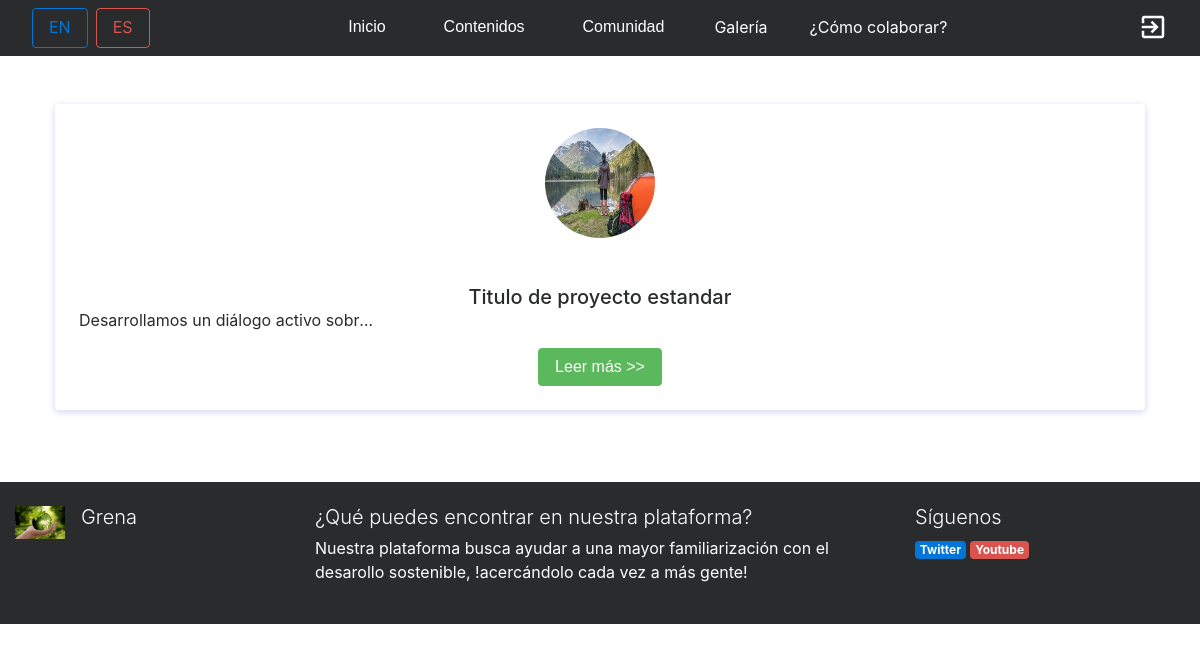
Page /index.php?controller=proyectos&action=showall on the committed database.
### tables this page shows
CREATE TABLE IF NOT EXISTS PROYECTO(
		ID_PROYECTO INT(10) AUTO_INCREMENT,
		IMAGEN VARCHAR(255) NOT NULL,
		TITULO VARCHAR(255) NOT NULL,
		INTRODUCCION VARCHAR(7000) NOT NULL,
		OBJETIVOS VARCHAR(7000) NOT NULL,
		METODOLOGIA VARCHAR(7000) NOT NULL,
		CONCLUSIONES VARCHAR(7000) NOT NULL,
		CONSTRAINT PK_PROYECTO PRIMARY KEY(ID_PROYECTO)

	);

### core/ViewManager.php (called while the page is built, shortened)
<?php
class ViewManager {
	private $variables = array();
	public function setVariable($varname, $value, $flash=false) {
		$this->variables[$varname] = $value;
	}
	public function getVariable($varname, $default=NULL) {
		if (!isset($this->variables[$varname])) {
			return $default;
		}
		return $this->variables[$varname];
	}
	public function render($controller, $viewname) {
		include(__DIR__."/../view/$controller/$viewname.php");
	}
	private static $viewmanager_singleton = NULL;
	public static function getInstance() {
		if (self::$viewmanager_singleton == null) {
			self::$viewmanager_singleton = new ViewManager();
		}
		return self::$viewmanager_singleton;
	}
}

### controller/ProyectosController.php (called while the page is built, shortened)
<?php
require_once(__DIR__."/../model/Proyecto.php");
require_once(__DIR__."/../model/ProyectoMapper.php");
require_once(__DIR__."/../core/ViewManager.php");
class ProyectosController extends BaseController {
	private $proyectoMapper;
	public function __construct() {
		$this->proyectoMapper = new ProyectoMapper();
	}
	public function showAll() {
		$proyectos = $this->proyectoMapper->findAll();
		$this->view->setVariable("proyectos", $proyectos);
		$this->view->render("proyectos", "showall");
	}
}

### index.php (called while the page is built, shortened)
<?php
function run() {
	try {
		$controller = loadController($_GET["controller"]);
		$actionName = $_GET["action"];
		$controller->$actionName();
	} catch(Exception $ex) {
		die("An exception occured!!!!!".$ex->getMessage());
	}
}
function loadController($controllerName) {
	return new $controllerClassName();
}
run();
?>

### model/Proyecto.php (called while the page is built, shortened)
<?php
class Proyecto {
	private $id;
	private $titulo;
	private $introduccion;
	public function __construct($id=NULL,$imagen=NULL, $introduccion=NULL, $objetivos=NULL, $titulo=NULL, $metodologia=NULL,$conclusiones=NULL) {
		$this->id = $id;
		$this->imagen= $imagen;
		$this->introduccion= $introduccion;
		$this->titulo = $titulo;
	}
	public function getId() {
		return $this->id;
	}
	public function getImagen() {
		return $this->imagen;
	}
	public function getIntroduccion() {
		return $this->introduccion;
	}
	public function getTitulo() {
		return $this->titulo;
	}
}

### model/ProyectoMapper.php (called while the page is built, shortened)
<?php
require_once(__DIR__."/../core/PDOConnection.php");
require_once(__DIR__."/../model/Proyecto.php");
class ProyectoMapper {
	private $db;
	public function __construct() {
		$this->db = PDOConnection::getInstance();
	}
	public function findAll() {
		$stmt = $this->db->query("SELECT * FROM PROYECTO");
		$proyecto_db = $stmt->fetchAll(PDO::FETCH_ASSOC);
		$proyectos = array();
		foreach ($proyecto_db as $proyecto) {
			array_push($proyectos, new Proyecto($proyecto["ID_PROYECTO"],$proyecto["IMAGEN"], $proyecto["INTRODUCCION"],$proyecto["OBJETIVOS"],$proyecto["TITULO"],$proyecto["METODOLOGIA"],$proyecto["CONCLUSIONES"]));
		}
		return $proyectos;
	}
	}

### core/PDOConnection.php (called while the page is built)
<?php
class PDOConnection {
	private static $dbhost = "127.0.0.1";
	private static $dbname = "GRENA";
	private static $dbuser = "grena";
	private static $dbpass = "grena21";
	private static $db_singleton = null;
	public static function getInstance() {
		if (self::$db_singleton == null) {
			self::$db_singleton = new PDO(
			"mysql:host=".self::$dbhost.";dbname=".self::$dbname.";charset=utf8",
			self::$dbuser,
			self::$dbpass,
			array(
				PDO::ATTR_EMULATE_PREPARES => false,
				PDO::ATTR_ERRMODE => PDO::ERRMODE_EXCEPTION
			)
		);
	}
	return self::$db_singleton;
}
}
?>

### core/I18n.php (called while the page is built, shortened)
<?php
class I18n {
	private $messages;
	public function i18n($key) {
		if (isset($this->messages[$key])){
			return $this->messages[$key];
		}else{
			return $key;
		}
	}
	private static $i18n_singleton = null;
	public static function getInstance() {
		if (self::$i18n_singleton == NULL) {
			self::$i18n_singleton = new I18n();
		}
		return self::$i18n_singleton;
	}
}
function i18n($key) {
	return I18n::getInstance()->i18n($key);
}

### view/proyectos/showall.php (the view, shortened to what this page needs)
<?php
require_once(__DIR__."/../../core/ViewManager.php");
$view = ViewManager::getInstance();
$proyectos = $view->getVariable("proyectos");
$y=0;
 ?>
<div class="container mt-5 mb-5">
<div class ="algright">
<div class="row row-cols-1 row-cols-lg-2 row-cols-xl-4">
<?php while($y < count($proyectos)){ ?>
	<div class="col">
		<div class="card radius-15">
			<div class="card-body text-center">
				<div class="p-4 border radius-15">
					<img src="images/<?= $proyectos[$y]->getImagen()?>" width="110" height="110" class="rounded-circle shadow" alt="">
					<h5 class="mb-0 mt-5"><?=$proyectos[$y]->getTitulo() ?></h5>
					<p class="mb-3 textoverflowl"><?=$proyectos[$y]->getIntroduccion() ?></p>
					<button type="button" class="btn btn-success btnreadmore" onclick="window.location.href='index.php?controller=proyectos&amp;action=view&amp;id=<?=$proyectos[$y]->getId();?>'"><?= i18n("Leer más")?> >></button>
    </div>
    </div>
    </div>
    </div>
    <?php  $y = $y+1;} ?>
	</div>
</div>
</div>

### css/style.css (style rules this page uses)
.algright { text-align: right; }
.card { margin-left: 10px; margin-right: 10px }

### rows in the picture
proyecto: IMAGEN (picture), TITULO "Titulo de proyecto estandar", INTRODUCCION "Desarrollamos un diálogo activo sobr…"

### other values in the picture
i18n("Inicio") "Inicio"
i18n("Contenidos") "Contenidos"
i18n("Comunidad") "Comunidad"
i18n("Galería") "Galería"
i18n("¿Cómo colaborar?") "¿Cómo colaborar?"
i18n("¿Qué puedes encontrar en nuestra plataforma?") "¿Qué puedes encontrar en nuestra plataforma?"
